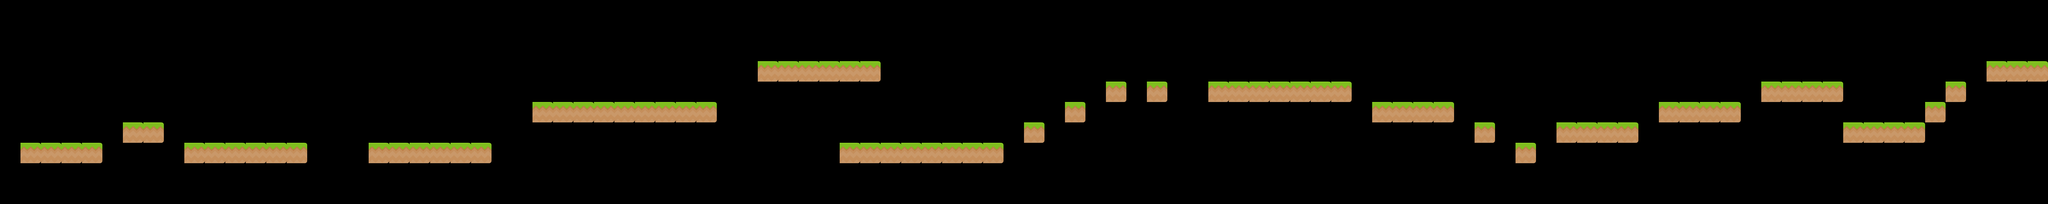

This game map was drawn from its Tiled (.tmx) file and the tilesets committed beside it. A one-line description and the trimmed map source follow:
An orthogonal 100x10 tile map with 70x70 px tiles, 1 tile layer (Tile Layer 1) and 27 objects.

<map version="1.0" tiledversion="1.1.5" orientation="orthogonal" renderorder="right-down" width="100" height="10" tilewidth="70" tileheight="70" infinite="0" nextobjectid="33">
 <tileset firstgid="1" source="platformer_tiles.tsx" />
 <layer name="Tile Layer 1" width="100" height="10">
  <data>[1000 cells, 79 non-empty, 1 distinct tile ids]</data>
 </layer>
 <objectgroup name="Platforms">
  <object id="4" x="73.2036" y="493.161" width="273.55" height="65.498" />
  <object id="5" x="419.484" y="420.736" width="138.993" height="67.6183" />
  <object id="6" x="629.852" y="488.355" width="416.98" height="72.6271" />
  <object id="7" x="1259.7" y="492.111" width="415.728" height="67.6183" />
  <object id="8" x="1819.43" y="351.866" width="629.852" height="67.6183" />
  <object id="9" x="2589.53" y="209.116" width="418.232" height="68.8705" />
  <object id="10" x="2868.77" y="490.859" width="559.73" height="70.1227" />
  <object id="11" x="3498.62" y="419.484" width="68.8705" height="67.6183" />
  <object id="12" x="3637.62" y="351.866" width="71.3749" height="60.1052" />
  <object id="13" x="3779.11" y="279.239" width="70.1227" height="70.1227" />
  <object id="14" x="3920.61" y="280.491" width="68.8705" height="68.8705" />
  <object id="15" x="4129.73" y="280.491" width="488.355" height="70.1227" />
  <object id="16" x="4689.46" y="353.118" width="277.986" height="66.3661" />
  <object id="17" x="5038.82" y="420.736" width="70.1227" height="67.6183" />
  <object id="18" x="5180.32" y="490.859" width="67.6183" height="68.8705" />
  <object id="19" x="5319.31" y="420.736" width="280.491" height="63.8618" />
  <object id="20" x="5669.92" y="351.866" width="279.239" height="67.6183" />
  <object id="21" x="6019.28" y="279.239" width="280.491" height="71.3749" />
  <object id="22" x="6299.77" y="418.232" width="277.986" height="72.6271" />
  <object id="23" x="6577.76" y="349.361" width="70.1227" height="67.6183" />
  <object id="24" x="6649.14" y="280.491" width="71.3749" height="68.8705" />
  <object id="25" x="6786.88" y="207.864" width="217.881" height="72.6271" />
 </objectgroup>
 <objectgroup name="Coins">
  <object id="28" x="210.186" y="353.005" width="64.6726" height="64.6726" />
  <object id="29" x="493.129" y="282.943" width="64.6726" height="67.3673" />
  <object id="30" x="1050.93" y="344.921" width="70.062" height="70.062" />
  <object id="31" x="1676.1" y="282.943" width="70.062" height="64.6726" />
  <object id="32" x="1961.74" y="210.186" width="64.6726" height="70.062" />
 </objectgroup>
</map>
